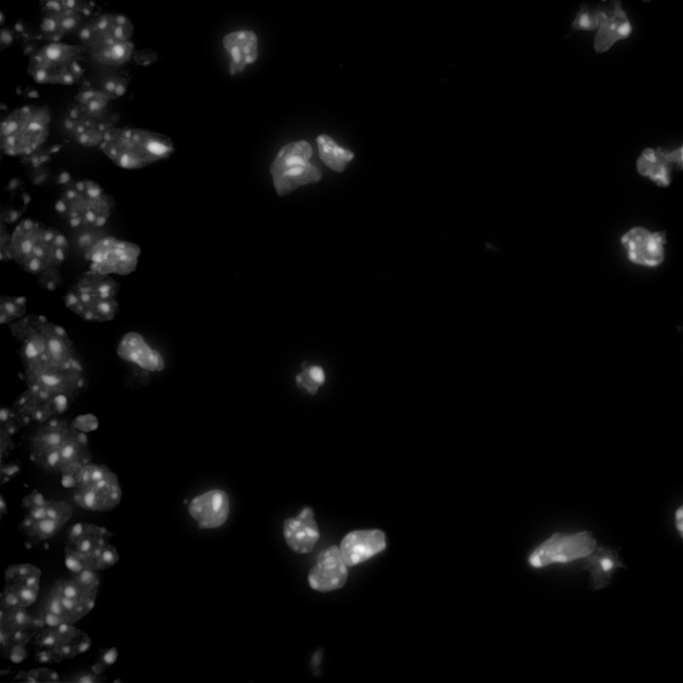
#> input picture IPython/WP2/data/Nuclei_0.png, 2048 x 2048 px (shown at 1/3 size)
$ jupyter execute --allow-errors TFRecords.ipynb   (shell and % lines are left out)   (older library calls are emulated)
#> lines starting #> are read from the running program, lines starting #| are printed output that depends on the picture; after the words box and inside, x2 and y2 are one past the last pixel; in counts of white or black regions, pixels touching at a corner belong together
# Tensorflow input

There are a number of ways of importing data into Tensorflow. They can be read file-by-file from disk, loaded into RAM and read from serialized files.<br>
Generally, one starts simple, but for our purposes we will use a serialized format called tfrecord.<br><br>

Lets use a few images from the dataset as our test data.

## 1. Loading and showing

[cell 1]
from io import BytesIO
from PIL import Image
import numpy as np
import os
from IPython.display import Image as IpImage
from IPython.display import display

def show_fig(ima, scale=None):
#> called with ima = './data/Nuclei_0.png', scale = 0.25
  if isinstance(ima, str):
    img = Image.open(ima)
#> img is the input picture: PIL image 2048x2048 L; min 0, max 255, mean 10.2
    image_size = img.size
#> image_size = (2048, 2048)
    if scale:
      size = tuple([int(dim * scale) for dim in image_size])
#> size = (512, 512)
      img = img.resize(size, Image.NEAREST)
#> img: PIL image 512x512 L
  else:
    img = Image.fromarray(ima)
  bio = BytesIO()
  img.save(bio, format='png')
  display(IpImage(bio.getvalue(), format='png'))


# from PIL import Image
image_files = [
  './data/Nuclei_0.png',
  './data/Nuclei_2.png',
  './data/Nuclei_3.png',
]
label_files = [
  './data/Nuclei_0_ROIs_label.png',
  './data/Nuclei_2_ROIs_label.png',
  './data/Nuclei_3_ROIs_label.png',
]

show_fig(image_files[0], 0.25)
show_fig(label_files[0], 0.25)
#> call 2 of show_fig, with ima = './data/Nuclei_0_ROIs_label.png', scale = 0.25
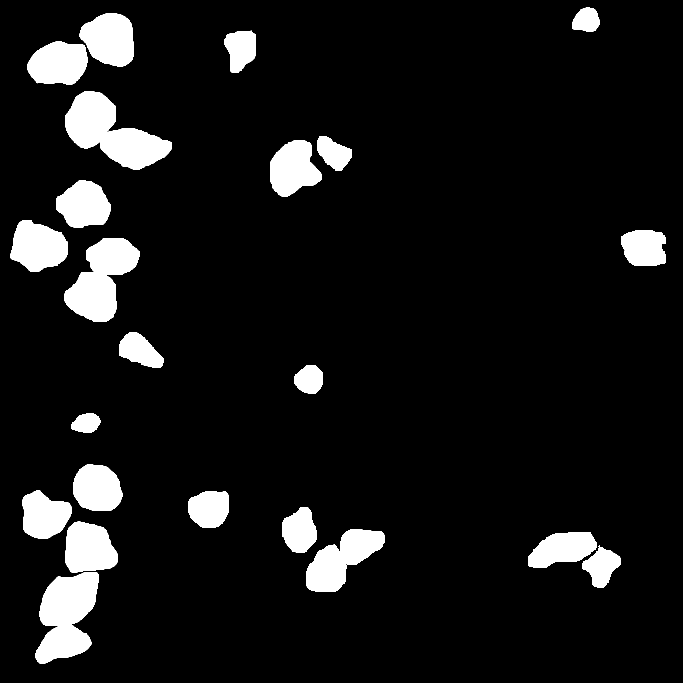
#> input picture IPython/WP2/data/Nuclei_0_ROIs_label.png, 2048 x 2048 px (shown at 1/3 size)
#> in show_fig, img is the input picture: PIL image 2048x2048 L; 8.7% white; 25 white regions (2 under 20 px), largest, box (x1, y1, x2, y2) and area: (195, 274, 514, 508) 37258, (107, 1716, 297, 1990) 34114, (194, 714, 420, 966) 31623
#> in show_fig (call 2), `img = img.resize(size, Image.NEAREST)`:
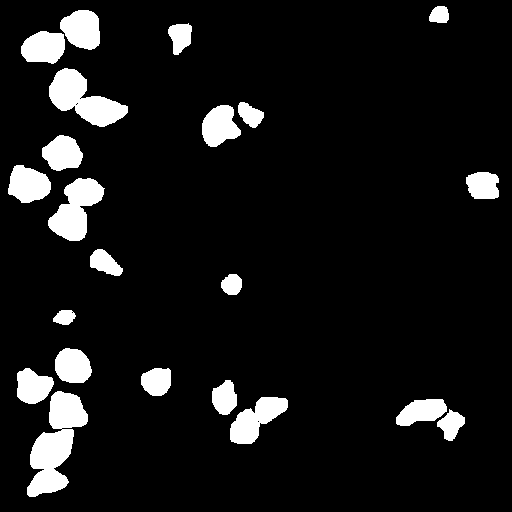
#> img: PIL image 512x512 L; 8.7% white; 22 white regions

Perfect, now, we will define a method that loads an image from a path, resizes it to the desired size and returns the array.

[cell 2]
def load_image(img_path, size=(), scale=None, interpolation=Image.NEAREST):
    """Load an image as an 2D/3D array, perform resizing if desired.

    Parameters
    ----------
    img_path : str
        Path to the image in question
    size : tuple, optional
        Desired output size of the image
    scale : float/None, optional
        Desired rescaling of the image
    interpolation : ANTIALIAS, optional
        Desired interpolation to use for resizing

    Returns
    -------
    np.array
        The image in numpy array format
    np.array
        The shape of said image
    """
#> called with img_path = './data/Nuclei_0.png', size = (), interpolation = 0
    img = Image.open(img_path)
    if scale:
        image_size = img.size
        size = tuple([int(dim * scale) for dim in image_size])

    if size:
        img = img.resize(size, interpolation)
    arr = np.array(img)

    arr_shape = arr.shape
#> arr_shape = (2048, 2048)
    if len(arr.shape) == 2:
        arr_shape = (arr_shape[0], arr_shape[1], 1)
#> arr_shape = (2048, 2048, 1)
    return arr, arr_shape

Lets test it on our images.

[cell 3]
img_array, _ = load_image(image_files[0])
print("The loaded image is {}".format(img_array.shape))
#| The loaded image is (2048, 2048)
img_array, _ = load_image(image_files[0], scale=0.5)
print("The loaded image is {}".format(img_array.shape))
#| The loaded image is (1024, 1024)
img_array, _ = load_image(image_files[0], size=(244, 244))
print("The loaded image is {}".format(img_array.shape))
#| The loaded image is (244, 244)
show_fig(img_array)

## 2. Parsing to tf Example
Each sample within a tfrecord is composed of tf.train.Example which inturn is composed of list of Features which is further composed of bytes. We need to make sure that we use the correct bytes during decoding AND encoding.<br>
We begin by creating our conversion functions, that take in bytes from from numpy to be converted to list of bytes.

[cell 4]
import tensorflow as tf

def _int64_feature(value):
  return tf.train.Feature(int64_list=tf.train.Int64List(value=[value]))

# We dont really need this one, but I'll leave it here for brevity.
# NOTE: You cannot put in a array of floats as one can with array of int64.
def _float_feature(value):
  return tf.train.Feature(float_list=tf.train.FloatList(value=[value]))

def _bytes_feature(value):
  return tf.train.Feature(bytes_list=tf.train.BytesList(value=[value]))

# A small test
img_array, _ = load_image(image_files[0], size=(244, 244))
#> (the rest of this cell did not finish here and is left out)

[cell 5]
# As a complete function
from PIL import Image
import cv2
import numpy as np
import scipy.ndimage as ndimage
import os

def get_weight_array(image_path, shape=(244, 244), w0=10, sigma=5):

  # Read the image
#> called with image_path = './data/Nuclei_0_ROIs_label.png', shape = (244, 244), w0 = 10, sigma = 25
  img = cv2.imread(image_path, cv2.IMREAD_GRAYSCALE)
  _, img = cv2.threshold(img, 200,255, cv2.THRESH_BINARY)
  img = np.array(cv2.resize(img, shape, interpolation = cv2.INTER_CUBIC))
#> img: shape (244, 244)

  # Calculate the contours
  img_empty = 255 * np.ones(img.shape, dtype=np.uint8)
  _, contours, _ = cv2.findContours(img.copy(), cv2.RETR_TREE, cv2.CHAIN_APPROX_SIMPLE)
#> contours = 22 contours, 2 with area under 20; largest, box (x1, y1, x2, y2) and area: (13, 186, 42, 237) 696, (23, 32, 61, 61) 494, (10, 5, 48, 30) 491, (23, 85, 50, 115) 420, (189, 190, 222, 210) 304
  # Draw them onto the rgb image
  all_contours_together = cv2.drawContours(img_empty.copy(), contours, -1, (0, 0), -1)
#> all_contours_together: shape (244, 244); 91.1% white; 20 black regions, largest, box (x1, y1, x2, y2) and area: (13, 186, 42, 237) 768, (10, 5, 48, 30) 547, (23, 32, 61, 61) 545

  # Create an empty container to fill in
  distance_map = np.zeros(list(img.shape) + [len(contours)])

  # Loop through all contours
  for i, i_contour in enumerate(contours):
    this_contour = cv2.drawContours(img_empty.copy(), [i_contour], -1, (0, 0), -1)
    edt = ndimage.distance_transform_edt(this_contour == 255)
    distance_map[:, :, i] = edt
#> this loop made 22 passes
#> i_contour on pass 5: [[28, 204], [29, 203], [30, 204], [29, 205]]
#> pass 1, in get_weight_array, `edt = ndimage.distance_transform_edt(this_contour == 255)`:
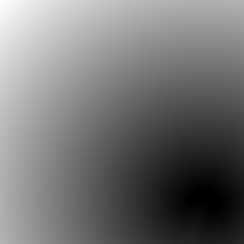
#> edt: shape (244, 244) float64; min 0, max 273.7, mean 124.9; drawn with min black and max white
#> pass 2, in get_weight_array, `this_contour = cv2.drawContours(img_empty.copy(), [i_contour], -1, (0,..`:
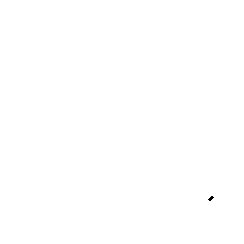
#> this_contour: shape (244, 244); 100% white; black in thin lines or dots, all inside (x1, y1, x2, y2) = (208, 196, 214, 201)

  # distance_map = np.stack(collected_edt, -1)
  largest_distance = distance_map.max() + 1
#> largest_distance = 311.3

  # Anywhere where there is zero, we set to the largest number
  distance_map[distance_map == 0] = largest_distance

  # Calculate closest and next closest cell to all pixels
  col_idx, row_idx = [val.transpose() for val in np.meshgrid(*[np.arange(dim) for dim in img.shape])]

  cell_idx = np.argmin(distance_map, -1)
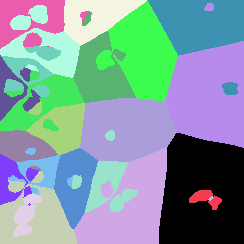
#> cell_idx: shape (244, 244) int64; 22 distinct labels, from 0 to 21; one colour per label, 0 black
  d1_val = distance_map[col_idx, row_idx, cell_idx]
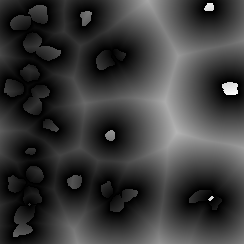
#> d1_val: shape (244, 244) float64; min 1, max 87.09, mean 20.7; drawn with min black and max white
  distance_map[col_idx, row_idx, cell_idx] = largest_distance + 1
  d2_val = np.min(distance_map, -1)
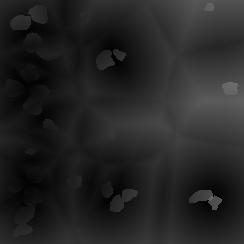
#> d2_val: shape (244, 244) float64; min 1, max 110.2, mean 36.5

  # Class weights
  n_total_pixels = img.shape[0] * img.shape[1]
#> n_total_pixels = 59536
  n_background_pixels = np.sum(all_contours_together!=0)
#> n_background_pixels = 54224
  n_cell_pixels = n_total_pixels - n_background_pixels
#> n_cell_pixels = 5312
  bg_ratio = 1 - float(n_cell_pixels) / n_total_pixels
#> bg_ratio = 0.911
  cell_ratio = 1 - bg_ratio
#> cell_ratio = 0.0892
  ratio = np.array([bg_ratio, cell_ratio])
#> ratio = [0.911, 0.0892]
  ratio = np.divide(ratio, ratio.max())
#> ratio = [1, 0.098]

  class_weights = np.ones(img.shape, dtype=np.float32)
  class_weights[all_contours_together == 0] = ratio[0]
#> class_weights: shape (244, 244) float32; every value is 1
  class_weights[all_contours_together == 255] = ratio[1]

  # Exponential distance weights
  weights = w0 * np.exp(-np.divide(np.power(d1_val + d2_val, 2), 2 * sigma**2))

  # Make sure insides of cells are still 0
  weights[all_contours_together == 0] = 0
#> weights: shape (244, 244) float64; min 0, max 9.97, mean 2.13

  # Total weights
  weights = weights + class_weights
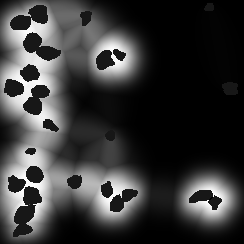
#> weights: shape (244, 244) float64; min 0.098, max 10.07, mean 2.31; drawn with min black and max white
  normalize = (255 * np.divide(weights, w0 + 1)).astype(np.uint8)

  return normalize
w = get_weight_array('./data/Nuclei_0_ROIs_label.png', sigma=25)
print(w.shape, w.max(), w.min())
#| (244, 244) 233 2

Now, we can begin creating our training example. Lets create a method that takes in an image path, loads it and generate the tf.train.Example

[cell 6]
def get_train_example(image_path, label_path, size=(244, 244), print_text=False):
#> called with image_path = './data/Nuclei_0.png', label_path = './data/Nuclei_0_ROIs_label.png', size = (244, 244), print_text = True
  img_array, img_shape = load_image(image_path, size=size)
#> img_shape = (244, 244, 1)
  lbl_array, lbl_shape = load_image(label_path, size=size)
#> in load_image (call 6), `img = img.resize(size, interpolation)`: img: PIL image 244x244 L; 8.7% white; 20 white regions, largest, box (x1, y1, x2, y2) and area: (13, 186, 42, 237) 755, (10, 5, 48, 30) 541, (23, 33, 61, 61) 534
#> lbl_shape = (244, 244, 1)
  wgt_array = get_weight_array(label_path)
#> call 2 of get_weight_array, with image_path = './data/Nuclei_0_ROIs_label.png', shape = (244, 244), w0 = 10, sigma = 5
#> the loop in get_weight_array (call 2), `for i, i_contour in enumerate(contours):` made 22 passes
#> pass 3, in get_weight_array (call 2), `edt = ndimage.distance_transform_edt(this_contour == 255)`:
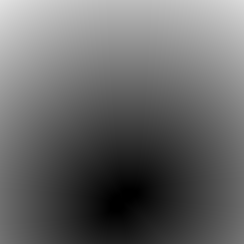
#> edt: shape (244, 244) float64; min 0, max 226.3, mean 103.2
#> in get_weight_array (call 2), `ratio = np.array([bg_ratio, cell_ratio])`: ratio = [0.911, 0.0892]
#> in get_weight_array (call 2), `ratio = np.divide(ratio, ratio.max())`: ratio = [1, 0.098]
#> in get_weight_array (call 2), `weights[all_contours_together == 0] = 0`: weights: shape (244, 244) float64; min 0, max 9.23, mean 0.0801
#> in get_weight_array (call 2), `weights = weights + class_weights`:
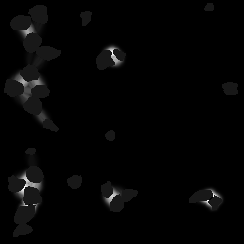
#> weights: shape (244, 244) float64; min 0.098, max 9.33, mean 0.259; drawn with min black and max white

  h, w, d = img_shape
#> h = 244; w = 244; d = 1

  if print_text:
    print("The dataformat of the image is {}".format(img_array.dtype))
#| The dataformat of the image is uint8
    print("The dataformat of the mask is {}".format(lbl_array.dtype))
#| The dataformat of the mask is uint8
    print("The shape of the image is {}".format(img_array.shape))
#| The shape of the image is (244, 244)
    print("The shape of the mask is {}".format(lbl_array.shape))
#| The shape of the mask is (244, 244)

  example = tf.train.Example(features=tf.train.Features(feature={
      'height': _int64_feature(h),
      'width': _int64_feature(w),
      'depth': _int64_feature(d),
      # store data
      'image': _bytes_feature(img_array.tostring()),
      'mask': _bytes_feature(lbl_array.tostring()),
      'weight': _bytes_feature(wgt_array.tostring())
  }))

  return example

# And test it
#> (the rest of this cell did not finish here and is left out)

Perfect! Now onto creating the tfrecord itself!

## 3. Creating a tfrecord
The procedure here is rather straightforward. Loop through all examples, get the example, write to the file and close the writer. <br>
It is however not good to put ALL data into one giant tfrecord, but rather split them up into a shards of tfrecords. This is left as an excercise.

[cell 7]
import os
def create_tfrecord(img_paths, lbl_paths, name, store_dir, size=(244, 244)):
  """Generate tfrecords given the list of paths.

  Parameters
  ----------
  img_paths : list
      List of image paths
  lbl_paths : list
      List of mask paths
  name      : str
      What name to give this tfrecord
  store_dir : str
      Which directory to store this tf record in
  size: tuple
      Desired size to store the images as
  """
  if not os.path.exists(store_dir):
    os.makedirs(store_dir)

  filename = os.path.join(store_dir, "%s.tfrecord" % name)
  writer = tf.python_io.TFRecordWriter(filename)

  for img_path, lbl_path in zip(img_paths, lbl_paths):
    example = get_train_example(img_path, lbl_path, size=size)
    writer.write(example.SerializeToString())
  writer.close()

  print("Sucessfully created %s!" % filename)

create_tfrecord(image_files, label_files, 'my_first_record', os.getcwd())
#> (the call stopped at in create_tfrecord, `writer = tf.python_io.TFRecordWriter(filename)`: tensorflow is not available in this run)
